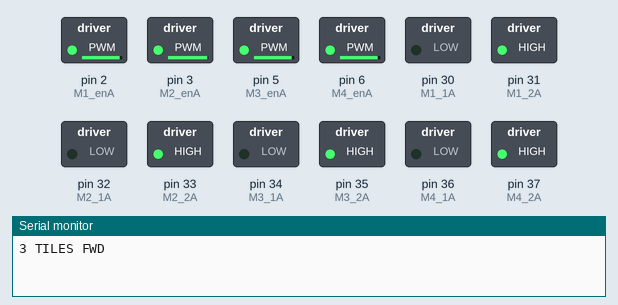
Simulated run of this sketch. Board: Arduino Mega 2560, built with avr-gcc and run on an emulated ATmega2560. Shown: switched loads named in the sketch (green lamp = pin HIGH), the last lines printed to the serial monitor.

Above: at 0.05 s.
At 2.05 s:
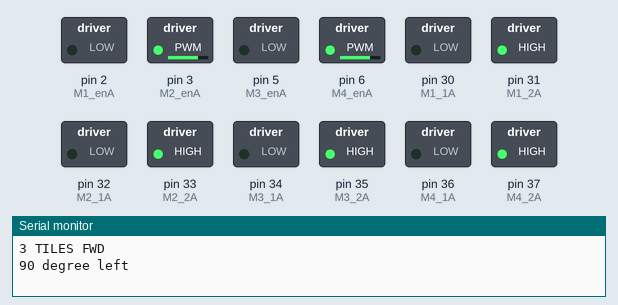
At 6.35 s:
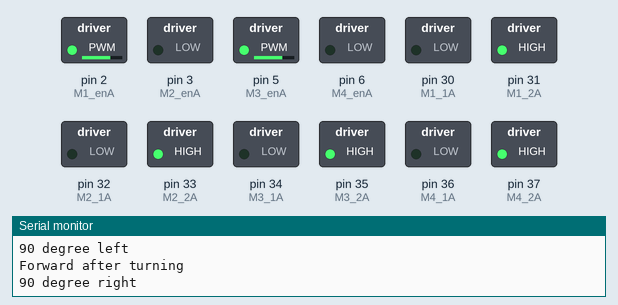
At 7.75 s:
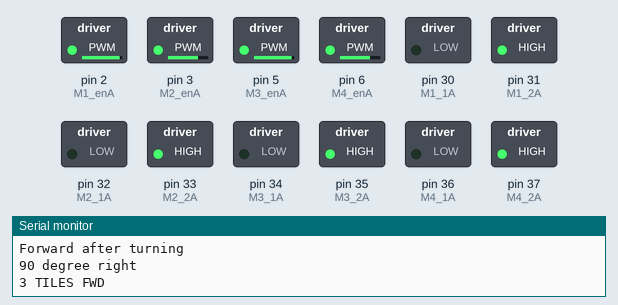
At 9.25 s:
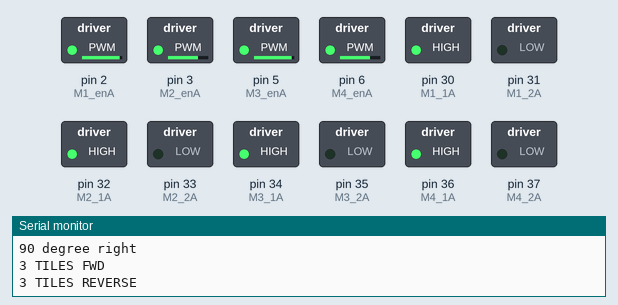
At 19.15 s:
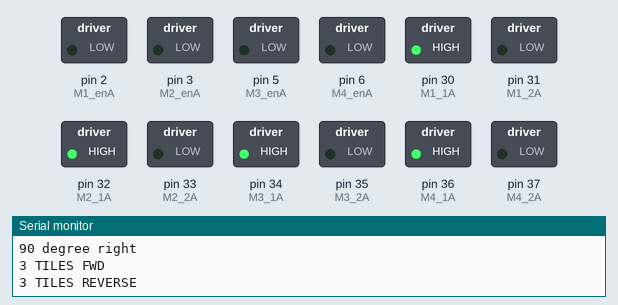
Timing chart, 0 to 25.0 s (numbered marks = the images above):
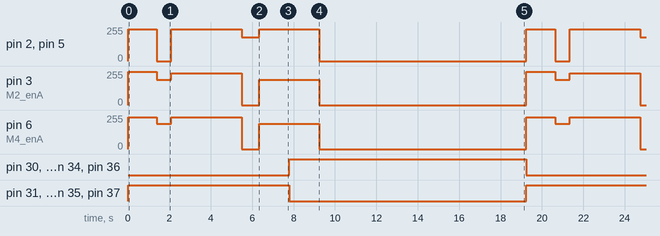

The sketch:

Preprogrammed_MazeRunner.ino
```cpp
// ELE8941 Robotics
// Author: Huruy Huruy
// Description: Pre-programmed sequence to move the robot forward, backward,
//              and turn left/right using 4 DC motors and enable/direction pins.

// ------------------- Motor Pin Declarations -------------------
int M1_enA = 2, M1_1A = 30, M1_2A = 31;
int M2_enA = 3, M2_1A = 32, M2_2A = 33;
int M3_enA = 5, M3_1A = 34, M3_2A = 35;
int M4_enA = 6, M4_1A = 36, M4_2A = 37;

// ------------------- Setup -------------------
void setup() {
  Serial.begin(9600); // For debugging and step info

  // Set all motor pins as outputs
  pinMode(M1_enA, OUTPUT); pinMode(M1_1A, OUTPUT); pinMode(M1_2A, OUTPUT);
  pinMode(M2_enA, OUTPUT); pinMode(M2_1A, OUTPUT); pinMode(M2_2A, OUTPUT);
  pinMode(M3_enA, OUTPUT); pinMode(M3_1A, OUTPUT); pinMode(M3_2A, OUTPUT);
  pinMode(M4_enA, OUTPUT); pinMode(M4_1A, OUTPUT); pinMode(M4_2A, OUTPUT);
}

// ------------------- Main Loop -------------------
void loop() {
  // ---------- Forward 3 tiles ----------
  Serial.println("3 TILES FWD");
  moveForward(240, 250, 240, 240); // motor speeds
  delay(1400);
  stopAll();

  // ---------- Turn 90° Left ----------
  Serial.println("90 degree left");
  turnLeft(0, 190, 0, 190);
  delay(700);
  stopAll();

  // ---------- Forward after turning ----------
  Serial.println("Forward after turning");
  moveForward(240, 240, 240, 240);
  delay(3400);
  stopAll();

  // ---------- Turn 90° Right ----------
  Serial.println("90 degree right");
  turnRight(180, 0, 180, 0);
  delay(850);
  stopAll();

  // ---------- Forward 3 tiles ----------
  Serial.println("3 TILES FWD");
  moveForward(240, 190, 240, 190);
  delay(1450);
  stopAll();

  // ---------- Reverse 3 tiles ----------
  Serial.println("3 TILES REVERSE");
  moveReverse(240, 190, 240, 190);
  delay(1450);
  stopAll();

  // Pause before repeating the sequence
  delay(10000);
}

// ------------------- Functions -------------------
void moveForward(int M1spd, int M2spd, int M3spd, int M4spd){
  analogWrite(M1_enA, M1spd); digitalWrite(M1_1A, LOW); digitalWrite(M1_2A, HIGH);
  analogWrite(M2_enA, M2spd); digitalWrite(M2_1A, LOW); digitalWrite(M2_2A, HIGH);
  analogWrite(M3_enA, M3spd); digitalWrite(M3_1A, LOW); digitalWrite(M3_2A, HIGH);
  analogWrite(M4_enA, M4spd); digitalWrite(M4_1A, LOW); digitalWrite(M4_2A, HIGH);
}

void moveReverse(int M1spd, int M2spd, int M3spd, int M4spd){
  analogWrite(M1_enA, M1spd); digitalWrite(M1_1A, HIGH); digitalWrite(M1_2A, LOW);
  analogWrite(M2_enA, M2spd); digitalWrite(M2_1A, HIGH); digitalWrite(M2_2A, LOW);
  analogWrite(M3_enA, M3spd); digitalWrite(M3_1A, HIGH); digitalWrite(M3_2A, LOW);
  analogWrite(M4_enA, M4spd); digitalWrite(M4_1A, HIGH); digitalWrite(M4_2A, LOW);
}

void turnLeft(int M1spd, int M2spd, int M3spd, int M4spd){
  analogWrite(M1_enA, M1spd); analogWrite(M2_enA, M2spd);
  analogWrite(M3_enA, M3spd); analogWrite(M4_enA, M4spd);
  digitalWrite(M1_1A, LOW); digitalWrite(M1_2A, HIGH);
  digitalWrite(M2_1A, LOW); digitalWrite(M2_2A, HIGH);
  digitalWrite(M3_1A, LOW); digitalWrite(M3_2A, HIGH);
  digitalWrite(M4_1A, LOW); digitalWrite(M4_2A, HIGH);
}

void turnRight(int M1spd, int M2spd, int M3spd, int M4spd){
  analogWrite(M1_enA, M1spd); analogWrite(M2_enA, M2spd);
  analogWrite(M3_enA, M3spd); analogWrite(M4_enA, M4spd);
  digitalWrite(M1_1A, LOW); digitalWrite(M1_2A, HIGH);
  digitalWrite(M2_1A, LOW); digitalWrite(M2_2A, HIGH);
  digitalWrite(M3_1A, LOW); digitalWrite(M3_2A, HIGH);
  digitalWrite(M4_1A, LOW); digitalWrite(M4_2A, HIGH);
}

void stopAll(){
  analogWrite(M1_enA, 0); analogWrite(M2_enA, 0);
  analogWrite(M3_enA, 0); analogWrite(M4_enA, 0);
}
```

Measured:
- by itself, pin 3 (M2_enA): repeats every 19.3 s: 190/255 0.70 s, 240/255 3.4 s, 0/255 0.85 s, 190/255 2.9 s, 0/255 10.0 s, 250/255 1.4 s
- by itself, pin 6 (M4_enA): repeats every 19.3 s: 190/255 0.70 s, 240/255 3.4 s, 0/255 0.85 s, 190/255 2.9 s, 0/255 10.0 s, 240/255 1.4 s
- by itself, pin 30 (M1_1A), pin 32 (M2_1A), pin 34 (M3_1A), pin 36 (M4_1A): alternates HIGH for 11.5 s and LOW for 7.8 s
- by itself, pin 31 (M1_2A), pin 33 (M2_2A), pin 35 (M3_2A), pin 37 (M4_2A): alternates HIGH for 7.8 s and LOW for 11.5 s
- by itself, pin 2 (M1_enA), pin 5 (M3_enA): repeats every 19.3 s: 0/255 0.70 s, 240/255 3.4 s, 180/255 0.85 s, 240/255 2.9 s, 0/255 10.0 s, 240/255 1.4 s
